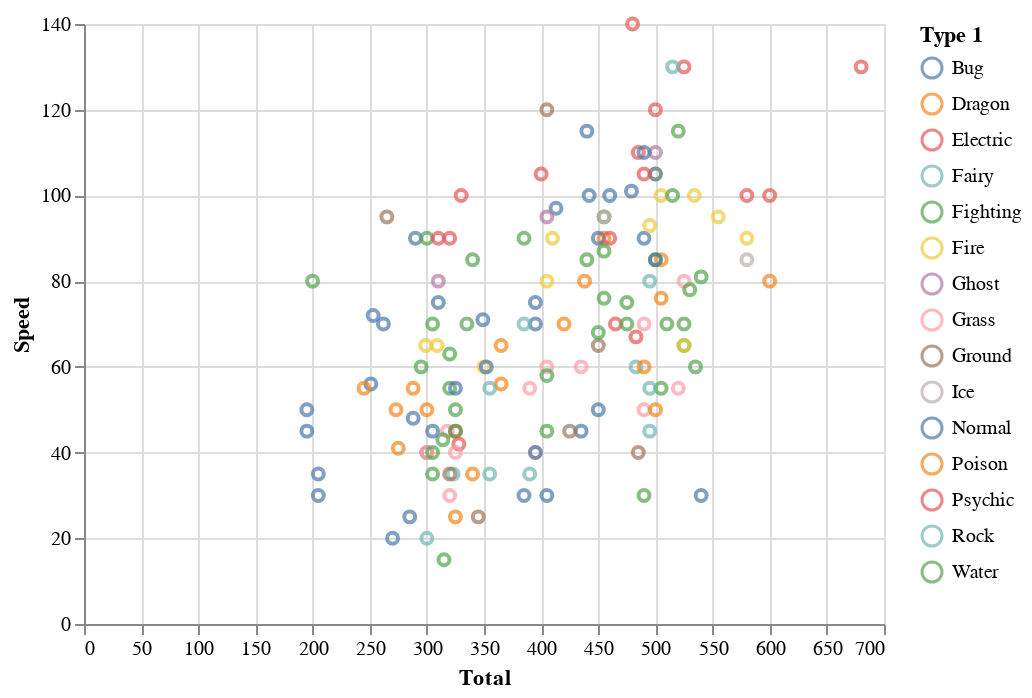

Notebook code for this chart:
### Code cell
interval = alt.selection_interval(encodings=['y'])

alt.Chart(df).mark_point().encode(
   x='Total',
   y='Speed',
   color=alt.condition(interval, 'Type 1', alt.value('lightgray'))
).properties(
   selection=interval
)

### Figure 1 — Vega-Lite specification as saved in the notebook (floating-point values rounded to 4 significant figures; data arrays with more than 128 entries replaced by an {"elided": "..."} marker saying what was removed)
{"config": {"view": {"continuousWidth": 400, "continuousHeight": 300}}, "data": {"name": "data-5eafba443aa54ea1789fab40add1f57d"}, "mark": "point", "encoding": {"color": {"condition": {"field": "Type 1", "type": "nominal", "selection": "selector004"}, "value": "lightgray"}, "x": {"field": "Total", "type": "quantitative"}, "y": {"field": "Speed", "type": "quantitative"}}, "selection": {"selector004": {"type": "interval", "encodings": ["y"]}}, "$schema": "https://vega.github.io/schema/vega-lite/v4.17.0.json", "datasets": {"data-5eafba443aa54ea1789fab40add1f57d": {"elided": "151 records"}}}
